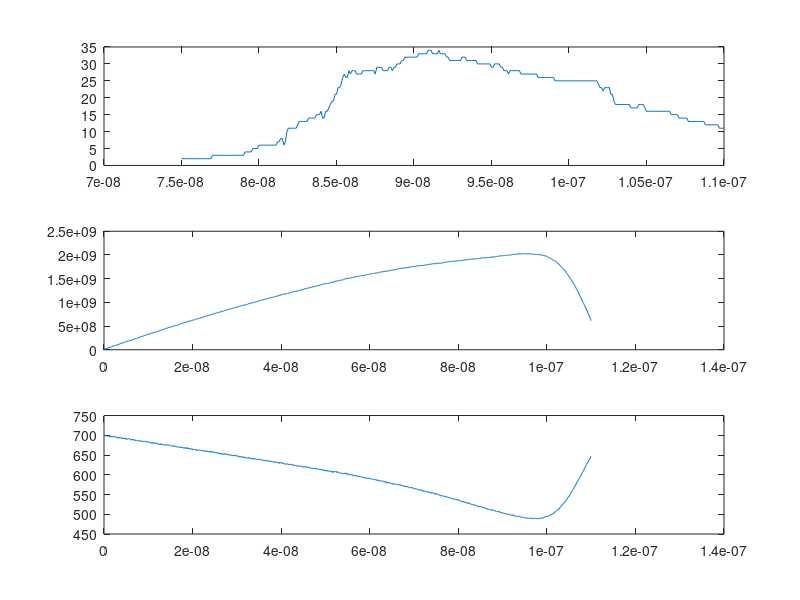
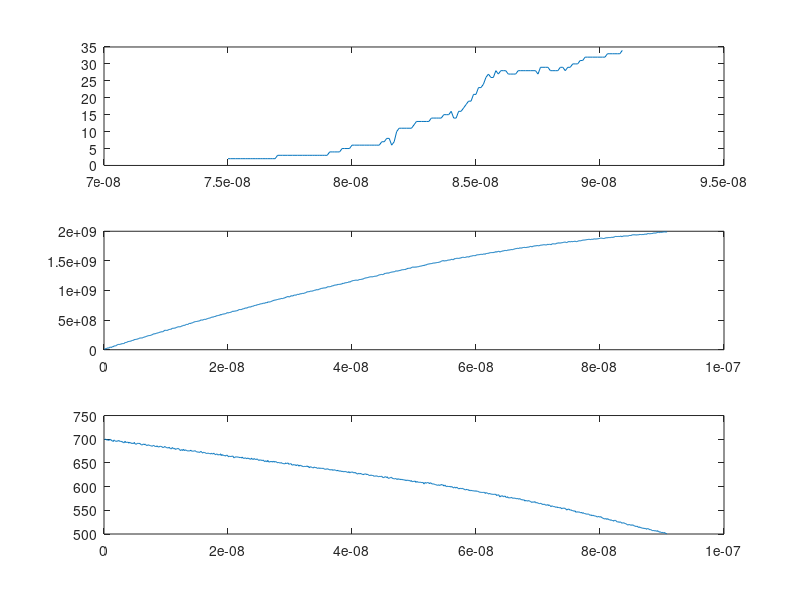

Reproduce these figures in MATLAB, in order. (Note: this script raises an error after producing the figures.)
switch 900
    case 700
        A = load('700.mat');
    case 800
        A = load('800.mat');
    case 900
        A = load('900.mat');
end

t_pores = A.C(:,1)*1e-9; %s
num_pores = A.C(:,2);
t_pressure = A.P(:,1)*1e-9; %s
pressure = A.P(:,2)*1e9; %pa
temp = A.P(:,3); %K

clear A
%dn/dt = A*exp(-(E-v*P(t))/kT),  needs to find A E and v
kb = 1.38*1e-23; %m^2*kg*s^-2*K-1
dndt = gradient(num_pores,t_pores);

figure();
subplot(3,1,1)
plot(t_pores, num_pores);
subplot(3,1,2)
plot(t_pressure, pressure);
subplot(3,1,3)
plot(t_pressure, temp);

[~,i_t] = max(num_pores);
t_max = t_pores(i_t);
t_P =t_pressure(t_pressure<t_max);
P =pressure(t_pressure<t_max);
Temp = temp(t_pressure<t_max);

figure();
subplot(3,1,1)
plot(t_pores(1:i_t), num_pores(1:i_t));
subplot(3,1,2)
plot(t_P, P);
subplot(3,1,3)
plot(t_P, Temp);

A = 1e25;
E = 275*kb*700;
v = 1e-18;
dn_dt_calc = A*exp(-(E-v*pressure)./(kb*Temp));
figure();
subplot(2,1,1)
plot(t_pressure, dn_dt_calc);
subplot(2,1,2); hold on;
plot(t_pressure, cumtrapz(t_pressure,dn_dt_calc));
plot(t_pores, num_pores);